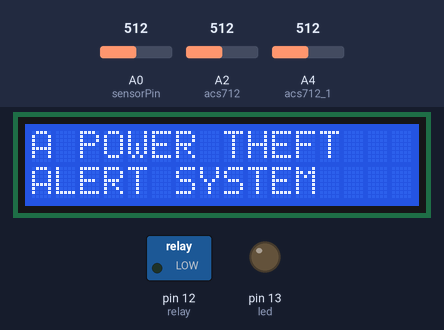
The sketch below on a simulated Arduino Uno, built with avr-gcc and run on an emulated ATmega328P. Shown: 16×2 character LCD, switched loads named in the sketch (green lamp = pin HIGH), output pins drawn as LEDs (lit = HIGH). The test bench sets the inputs (shaded band); at power-on: A0 (sensorPin) = 512, A2 (acs712) = 512, A4 (acs712_1) = 512. The modem is registered and sends nothing unless stated; what the sketch prints to the serial monitor is not drawn.

Above: at 2.1 s.
At 4.1 s:
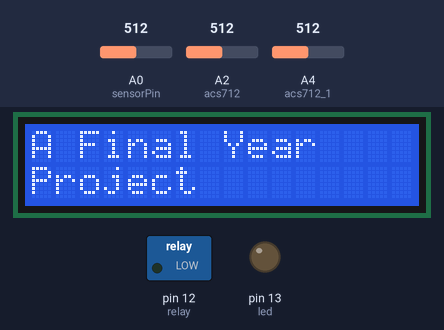
At 15.6 s:
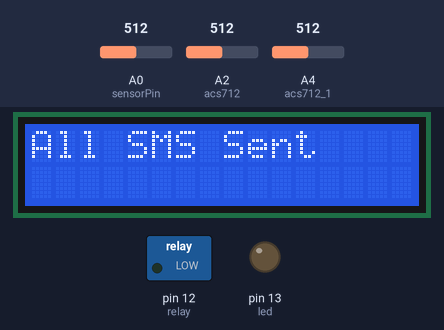
At 24.6 s:
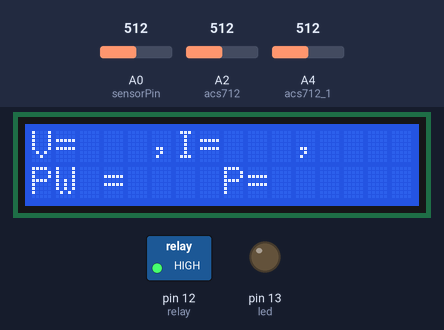
Timing chart, 0 to 26.1 s (numbered marks = the images above):
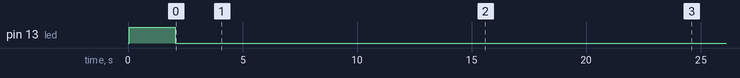

Measured:
- what the display in image 0 shows lasts 2.0 s, from 2.1 s to 4.1 s
- what the display in image 1 shows lasts 11.5 s, from 4.1 s to 15.6 s

The sketch:

powerTheft.ino
```cpp
#include <LiquidCrystal.h>
// initialize the library with the numbers of the interface pins
#include <Sim800l.h>
#include <SoftwareSerial.h> //is necesary for the library!!
Sim800l Sim800l;  //to declare the library

char* text;
char* text1;
char* number;
char* number0;
char* number1;
bool error;

LiquidCrystal lcd(3, 8, 4, 5, 6, 7);
const int relay=12;
const int led=13;
const int sensorPin = A0;

float val=0;
int vala=0;
long P=0;
float Amperage = 0;
float Amperage1 = 0;
long P1=0;
// new variables
int hw=0;
int hw1=0;


#define acs712 A2
#define acs712_1 A4

float var_current;
float var_current1;
int var_volt;

long lastSample = 0;
long sampleSum = 0;
long sampleCount = 0;
float vpc = 4.8828125;// this is in millivolt

long lastSample1 = 0;
long sampleSum1 = 0;
long sampleCount1 = 0;
float vpc1 = 4.8828125;// this is in millivolt


void setup() {
  // put your setup code here, to run once:
lcd.begin(16,2);
pinMode(led, OUTPUT);
pinMode(relay, OUTPUT);
digitalWrite(relay,LOW);

digitalWrite(led,HIGH);
delay(2000);
digitalWrite(led,LOW);

lcd.clear();
lcd.print("A POWER THEFT");
lcd.setCursor(0,1);
lcd.print("ALERT SYSTEM");
delay(2000);

lcd.clear();
lcd.print("A Final Year");
lcd.setCursor(0,1);
lcd.print("Project");
delay(2000);

 Serial.begin(9600); // only for debug the results .
 Serial.println("DEBUGGING ALERT");

 Sim800l.begin(); // initializate the library.

 number="+2348038516291";//change to a valid number.
 number0="+2347039799624";
 text="Testing The module";
 text1="Power Theft !!! Alert, Alert, Alert !!!";

  error=Sim800l.sendSms(number,text);
  delay(3000);
    error=Sim800l.sendSms(number0,text);
  delay(2000);
     /*
     error=Sim800l.sendSms(number0,text);
     delay(3000);

     error=Sim800l.sendSms(number1,text);
     delay(3000);
      */

lcd.clear();
lcd.print("All SMS Sent");
delay(2000);

lcd.clear();
lcd.print("Checking ...");
lcd.setCursor(0,1);
lcd.print("For Power Theft");
delay(2000);
lcd.clear();
lcd.print("Power Supplied");
lcd.setCursor(0,1);
lcd.print("To House");
delay(2000);
digitalWrite(relay,HIGH);
delay(3000);
lcd.clear();
lcd.print("V=   ,I=   ,  ");
lcd.setCursor(0,1);
lcd.print("PW =    P=");
}

void loop() {
  // put your main code here, to run repeatedly:
//int f=0;

//while (f==0){
var_volt = voltageS();
var_current = currentS();
P = var_volt * var_current;

var_current1 = currentS1();
P1 = var_volt * var_current1;

int we=P;
int wf=P1;


// value reading
lcd.setCursor(2,0);
lcd.print(var_volt);
Serial.print("Voltage: ");
Serial.println(var_volt);
lcd.setCursor(8,0);
lcd.print(var_current, 1);
Serial.print("Current: ");
Serial.println(var_current);
//--curent 1
lcd.setCursor(12,0);
lcd.print(var_current1, 1);
Serial.print("Current: ");
Serial.println(var_current1);
//--


/*lcd.setCursor(4,1);
lcd.print(P);

Serial.print("Power : ");
Serial.println(P);
//--power1
lcd.setCursor(10,1);
lcd.print(P1);*/

if(we>=100)
  {

  lcd.setCursor(4,1);
  lcd.print(P);
 Serial.print("Power : ");
Serial.println(P);
  }

 else if((we<100) && (we >=10)){
  lcd.setCursor(6,1);
  lcd.print(" ");
  lcd.setCursor(4,1);
  lcd.print(P);
  Serial.println(P);
  }

  else if (we<10){
  lcd.setCursor(4,1);
  lcd.print(P);
   Serial.print("Power : ");
Serial.println(P);}


  else{

  }
  /////////////////

  if(wf>=100)
  {

  lcd.setCursor(10,1);
  lcd.print(P1);
 Serial.print("Power : ");
Serial.println(P1);
  }

 else if((wf<100) && (wf >=10)){
  lcd.setCursor(11,1);
  lcd.print(" ");
  lcd.setCursor(10,1);
  lcd.print(P1);
  Serial.println(P1);
  }

  else if (wf<10){
  lcd.setCursor(10,1);
  lcd.print(P1);
   Serial.print("Power : ");
Serial.println(P1);
}


  else{

  }


/////

if (P1>20){


  lcd.clear();
  lcd.print("Power Theft");
  lcd.setCursor(0,1);
  lcd.print("Detected ...");
  delay(2000);

  digitalWrite(relay,LOW);
  delay(6000);

  error=Sim800l.sendSms(number,text1);
  delay(3000);

   error=Sim800l.sendSms(number0,text1);
   delay(3000);


lcd.clear();
lcd.print("V=   ,I=   ,  ");
lcd.setCursor(0,1);
lcd.print("PW =    P=");
delay(2000);

digitalWrite(relay,HIGH);
delay(3000);
}
///..................................
delay(1000);
}


/////////////// voltage function/////////////////////
int voltageS(){
 //for(int i = 0; i < 10; i++){
 val = analogRead(sensorPin);
 val = (val*260.0)/1023.0;
 vala = val;

//val = vala/10;
//vala = val;
return vala;
}
///////////////// current function1 ////////////////////

float currentS(){
  int x=0;
  while (x==0){

    if (millis() > lastSample + 1)
{
  sampleSum += sq(analogRead(acs712)-512);
  sampleCount++;
  lastSample = millis();
  //Serial.println("Good");
}

if (sampleCount == 1000){
  // Averaging Stuff
  float mean = sampleSum / sampleCount;
  Serial.println(mean);
  float value = sqrt(mean);
  Serial.println(value);
  float mv = value * vpc;
  Serial.println(mv);
  Amperage = mv/66;
  Serial.println(Amperage);


  Serial.println("The final RMS values is : " + String(value));
  Serial.println("The final RMS Voltage is : " + String(value*vpc));
  Serial.println("The final RMS Amperage is : " + String(Amperage));
  Serial.println("The final Poer is : " + String(Amperage*165));
  Serial.println("The final Poer is : " + String(Amperage*220));
  sampleSum = 0;
  sampleCount = 0;
  x=1;

}
  }
  return Amperage;
}

////////////////////////////////////''''''--------------
//-----------------end of current function1-------------

//////////////// current function1 ////////////////////

float currentS1(){
  int r=0;
  while (r==0){//x same as r

    if (millis() > lastSample1 + 1)
{
  sampleSum1 += sq(analogRead(acs712_1)-512);
  sampleCount1++;
  lastSample1 = millis();
  //Serial.println("Good");
}

if (sampleCount1 == 1000){
  // Averaging Stuffs
  float mean1 = sampleSum1 / sampleCount1;
  Serial.println(mean1);
  float value1 = sqrt(mean1);
  Serial.println(value1);
  float mv1 = value1*vpc1;
  Serial.println(mv1);
  Amperage1 = mv1/66;
  Serial.println(Amperage1);

  Serial.println("The final RMS values is : " + String(value1));
  Serial.println("The final RMS Voltage is : " + String(value1*vpc1));
  Serial.println("The final RMS Amperage is : " + String(Amperage1));
  Serial.println("The final Poer is : " + String(Amperage1*165));
  Serial.println("The final Poer is : " + String(Amperage1*220));
  sampleSum1 = 0;
  sampleCount1 = 0;
  r=1;
  }
  }
  return Amperage1;
}
```
